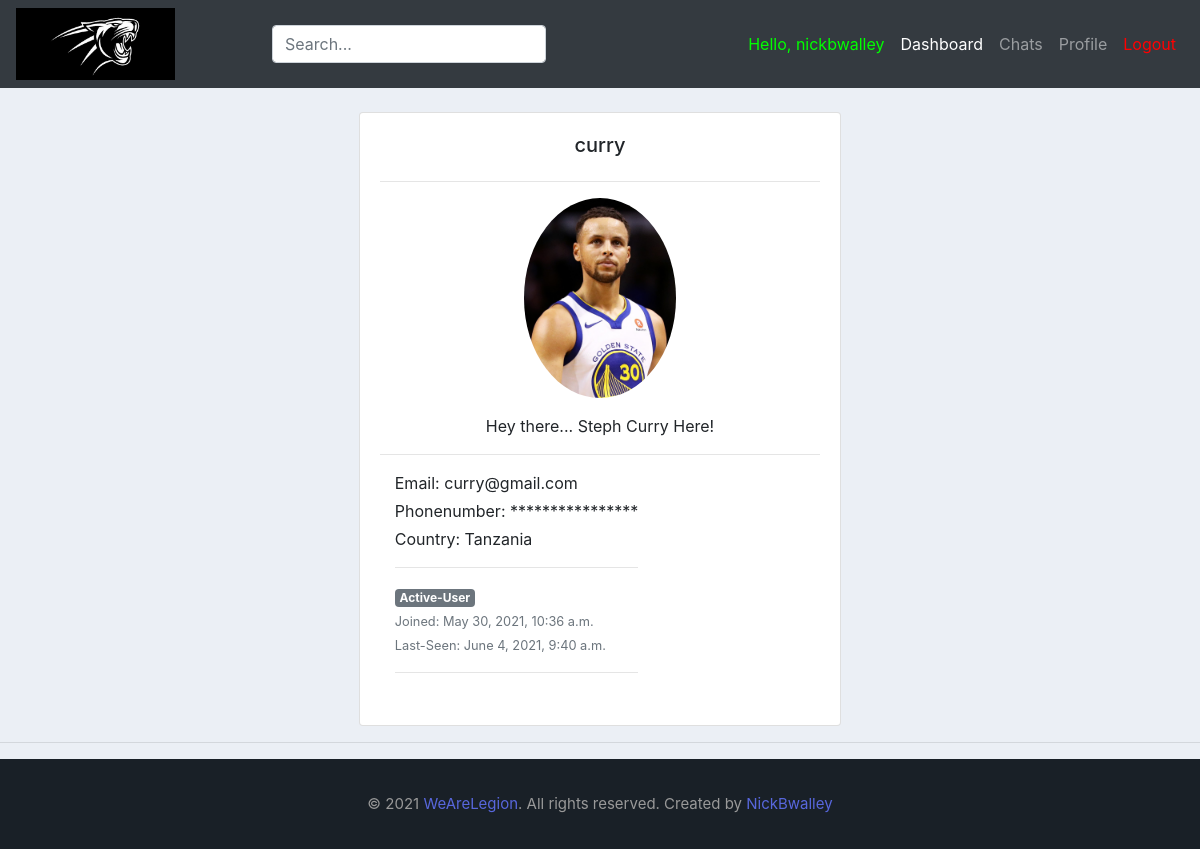
/account/3/ (signed in), run on the app's committed database.
### App1/models.py (models this page shows, shortened)
class user(AbstractBaseUser):
	alphanumeric = RegexValidator(r'^[A-Za-z0-9_.]*$', 'Only Letters, Numbers, Underscores and Periods are allowed!')
	phonenumber = RegexValidator(r'^[0-9]{10,12}$', 'Only Numerical characters are allowed! (Must be 10-12Digits)')
	username		= models.CharField(max_length=30, unique=True, validators=[alphanumeric])
	email 			= models.EmailField(verbose_name="email", max_length=60, unique=True)
	phonenumber 	= models.CharField(max_length=30, unique=True, validators=[phonenumber])
	country 		= models.ForeignKey(Country, on_delete=models.SET_NULL, blank=True, null=True)
	university 		= models.ForeignKey(University, on_delete=models.SET_NULL, null=True)
	course			= models.ForeignKey(Course, on_delete=models.SET_NULL, blank=True, null=True)
	profile_pic 	= models.ImageField(null=True, blank=True, default=get_default_profile_image, upload_to=get_profile_image_filepath)
	bio 			= models.CharField(max_length=40, default="Hey there...", blank=True, null=True)
	date_joined 	= models.DateTimeField(verbose_name='date joined', auto_now_add=True)
	last_login		= models.DateTimeField(verbose_name='last login', auto_now=True)
	hide_email		= models.BooleanField(default=True)
	hide_phonenumber= models.BooleanField(default=True)
	is_active 		= models.BooleanField(default=True)
	is_admin 		= models.BooleanField(default=False)
	is_verified  	= models.BooleanField(default=False)
	is_staff 		= models.BooleanField(default=False)
	is_superuser 	= models.BooleanField(default=False)
	USERNAME_FIELD = 'username'
	REQUIRED_FIELDS = ['email']
	objects = MyAccountManager()

class Country(models.Model):
    name = models.CharField(max_length=40)
    def __str__(self):
        return self.name

### App1/views.py (the view)
# urls.py: path('account/<int:id>/', views.account_view, name='view'),
@login_required(login_url='login') # only allows users who are logged in with correct credentials
def account_view(request, id):
	context = {}
	account = get_object_or_404(user, pk=id)
	if account:
		context['id']: account.id
		context['username']: account.username
		context['email']: account.email
		context['profile_image']: account.profile_image.url
		context['hide_email']: account.hide_email
		context['hide_phonenumber']: account.hide_phonenumber
		is_self = False
		user_id = request.user.id
		print(user_id)
		print(account.id)
		if user_id == account.id:
			is_self = True
	return render(request, "App1/other_profile.html", {'id':id, 'account':account, 'context': context})

### App1/templates/App1/other_profile.html (shortened to what this page needs)
{%  extends 'App1/main.html' %}
{% load static %}
{% block content %}
<br>
<div class="row justify-content-md-center">
    <div class="col-md-5">
        <div class="card card-body">
            <h5 style="text-align: center">{{account.username}}</h5>
            <hr>
            <img class="profile-pic" src="{{account.profile_pic.url}}" >
      <div class="mt-3 text-center">
        <p class="mb-0">{{account.bio}}</p>
      </div>
        <hr>
        <div class="col d-flex flex-column flex-sm-row justify-content-between mb-3">
          <div class="text-center text-sm-left mb-2 mb-sm-0">
            {% if request.user.id == account.id %}
            <p class="mb-1">Email: {{account.email}}</p>
            {% else %}
              {% if account.hide_email %}
              <p class="mb-1">Email: ****************</p>
              {% else %}
                <p class="mb-1">Email: {{account.email}}</p>
                {% endif %}
            {% endif %}
            {% if request.user.id == account.id %}
            <p class="mb-1">Phonenumber: {{account.phonenumber}}</p>
            {% else %}
              {% if account.hide_phonenumber %}
              <p class="mb-1">Phonenumber: ****************</p>
              {% else %}
                <p class="mb-1">Phonenumber: {{account.phonenumber}}</p>
                {% endif %}
            {% endif %}
            <p class="mb-1">Country: {{account.country}}</p>
            <hr>
            {% if account.is_admin %}
            <span class="badge badge-secondary">Administrator</span>
            {% else %}
            <span class="badge badge-secondary">Active-User</span>
            {% endif %}
            <div class="text-muted"><small>Joined: {{account.date_joined}}</small></div>
            <div class="text-muted"><small>Last-Seen: {{account.last_login}}</small></div>
            <hr>
          </div>
        </div>
        </div>
    </div>
</div>
{% endblock %}

### App1/templates/App1/navbar.html (shortened to what this page needs)
{% load static %}
<nav class="navbar navbar-expand-lg navbar-dark bg-dark">
    <img src="{% static '/images/lionking.png'%}" id="logo" >
    <link rel="stylesheet" href="{% static '/css/main.css' %}">
    <div class="collapse navbar-collapse" id="navbarNav">
      <ul class="navbar-nav mr-auto ml-auto">
        <form class="search-bar justify-content-start" onsubmit="return executeQuery();">
            <input type="text" class="form-control" name="q" id="id_q_large" placeholder="Search...">
        </form>
      </ul>
      <ul class="navbar-nav ml-auto">
        {% if request.user.is_authenticated %}
        <li class="nav-item">
          <a class="nav-link" style="color: #00ff00;">Hello, {{request.user.username}}</a>
        </li>
        <li class="nav-item active">
          <a class="nav-link" href="{% url 'home' %}">Dashboard</a>
        </li>
        <li class="nav-item">
          <a class="nav-link" href="#">Chats</a>
        </li>
        <li class="nav-item">
          <a class="nav-link" href="{% url 'view' request.user.id %}">Profile</a>
        </li>
        <li class="nav-item">
          <a class="nav-link" href="{% url 'logout' %}" style="color: #ff0000;">Logout</a>
        </li>
      </ul>
        {% endif %}
    </div>
  </nav>

### static/css/main.css (style rules this page uses)
#logo { height: auto; width: auto; max-height: 72px; max-width: 250px; }
body { background-color: #ebeff5; }

### App1/templates/App1/other_profile.html (style rules this page uses)
.profile-pic { max-width: 200px; max-height:200px; margin: 0 auto; border-radius: 50%; }

### data on the page
user: user.username "nickbwalley"
user: username "curry", profile_pic (picture), bio "Hey there... Steph Curry Here!", email "curry@gmail.com", country "Tanzania", date_joined "May 30, 2021, 10:36 a.m.", last_login "June 4, 2021, 9:40 a.m."
